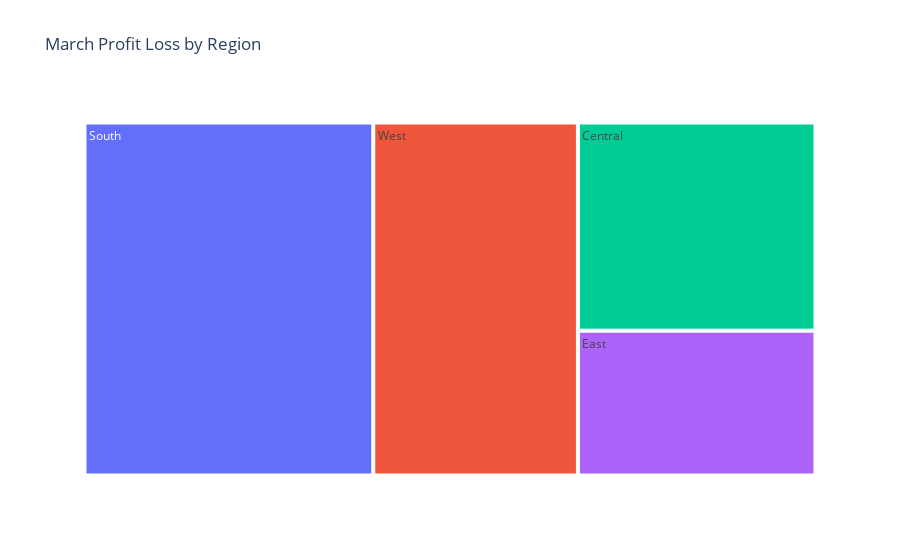

Source (notebook cell):
### Markdown cell above
### **Monthly Profit**

Based on the monthly profit trend analysis, profit gain was at its lowest in the month of March.  

We wanted to take the time to investigate March profit further by visualizing profit loss during that month by region, customer segment, and product category.

### Code cell
# Extract the month from the datetime data points
# Filter the profit loss dataset for March only
profit_loss.loc[:,'month'] = profit_loss['order_date'].dt.month

march_profit_loss = profit_loss[profit_loss['month']==3]

# Generate Tree Map
fig = px.treemap(march_profit_loss,  
                 values="profit",
                 path=["region"],
                 title="March Profit Loss by Region")
fig.show()

### Figure 1 — Plotly figure (JSON) as saved in the notebook; plotly's stock layout.template omitted (floating-point values rounded to 4 significant figures)
{"data": [{"branchvalues": "total", "domain": {"x": [0, 1], "y": [0, 1]}, "hovertemplate": "labels=%{label}<br>profit=%{value}<br>parent=%{parent}<br>id=%{id}<extra></extra>", "ids": ["Central", "East", "South", "West"], "labels": ["Central", "East", "South", "West"], "name": "", "parents": ["", "", "", ""], "type": "treemap", "values": [13800.0, 9601.0, 28440.0, 20150.0]}], "layout": {"legend": {"tracegroupgap": 0}, "title": {"text": "March Profit Loss by Region"}}}
